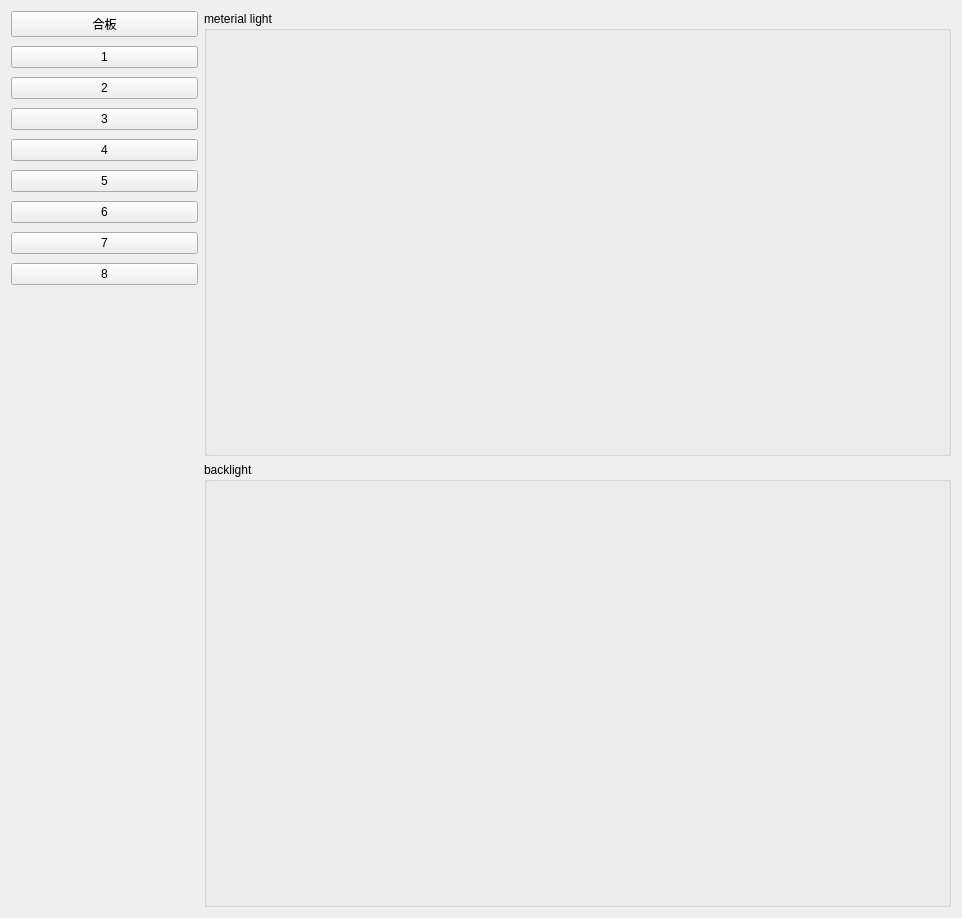
<?xml version="1.0" encoding="UTF-8"?>
<ui version="4.0">
 <class>DoubleLightSetWidget</class>
 <widget class="QWidget" name="DoubleLightSetWidget">
  <property name="geometry">
   <rect>
    <x>0</x>
    <y>0</y>
    <width>962</width>
    <height>918</height>
   </rect>
  </property>
  <property name="windowTitle">
   <string>Form</string>
  </property>
  <layout class="QHBoxLayout" name="horizontalLayout" stretch="2,8">
   <item>
    <layout class="QVBoxLayout" name="verticalLayout_2">
     <property name="spacing">
      <number>9</number>
     </property>
     <item>
      <widget class="QPushButton" name="pushButton_allInOne">
       <property name="text">
        <string>合板</string>
       </property>
      </widget>
     </item>
     <item>
      <widget class="QPushButton" name="pushButton_0">
       <property name="text">
        <string notr="true">1</string>
       </property>
      </widget>
     </item>
     <item>
      <widget class="QPushButton" name="pushButton_1">
       <property name="text">
        <string notr="true">2</string>
       </property>
      </widget>
     </item>
     <item>
      <widget class="QPushButton" name="pushButton_2">
       <property name="text">
        <string notr="true">3</string>
       </property>
      </widget>
     </item>
     <item>
      <widget class="QPushButton" name="pushButton_3">
       <property name="text">
        <string notr="true">4</string>
       </property>
      </widget>
     </item>
     <item>
      <widget class="QPushButton" name="pushButton_4">
       <property name="text">
        <string notr="true">5</string>
       </property>
      </widget>
     </item>
     <item>
      <widget class="QPushButton" name="pushButton_5">
       <property name="text">
        <string notr="true">6</string>
       </property>
      </widget>
     </item>
     <item>
      <widget class="QPushButton" name="pushButton_6">
       <property name="text">
        <string notr="true">7</string>
       </property>
      </widget>
     </item>
     <item>
      <widget class="QPushButton" name="pushButton_7">
       <property name="text">
        <string notr="true">8</string>
       </property>
      </widget>
     </item>
     <item>
      <spacer name="verticalSpacer_2">
       <property name="orientation">
        <enum>Qt::Vertical</enum>
       </property>
       <property name="sizeHint" stdset="0">
        <size>
         <width>20</width>
         <height>40</height>
        </size>
       </property>
      </spacer>
     </item>
    </layout>
   </item>
   <item>
    <layout class="QVBoxLayout" name="verticalLayout">
     <item>
      <widget class="QGroupBox" name="groupBox_2">
       <property name="sizePolicy">
        <sizepolicy hsizetype="Preferred" vsizetype="Expanding">
         <horstretch>0</horstretch>
         <verstretch>0</verstretch>
        </sizepolicy>
       </property>
       <property name="title">
        <string notr="true">meterial light</string>
       </property>
       <layout class="QVBoxLayout" name="verticalLayout_3">
        <item>
         <widget class="MylightControl" name="widget_1_1" native="true"/>
        </item>
        <item>
         <widget class="MylightControl" name="widget_1_2" native="true"/>
        </item>
        <item>
         <widget class="MylightControl" name="widget_1_3" native="true"/>
        </item>
        <item>
         <widget class="MylightControl" name="widget_1_4" native="true"/>
        </item>
        <item>
         <widget class="MylightControl" name="widget_1_5" native="true"/>
        </item>
        <item>
         <widget class="MylightControl" name="widget_1_6" native="true"/>
        </item>
        <item>
         <widget class="MylightControl" name="widget_1_7" native="true"/>
        </item>
        <item>
         <widget class="MylightControl" name="widget_1_8" native="true"/>
        </item>
        <item>
         <widget class="MylightControl" name="widget_1_9" native="true"/>
        </item>
        <item>
         <widget class="MylightControl" name="widget_1_10" native="true"/>
        </item>
       </layout>
      </widget>
     </item>
     <item>
      <widget class="QGroupBox" name="groupBox_4">
       <property name="sizePolicy">
        <sizepolicy hsizetype="Preferred" vsizetype="Expanding">
         <horstretch>0</horstretch>
         <verstretch>0</verstretch>
        </sizepolicy>
       </property>
       <property name="title">
        <string notr="true">backlight</string>
       </property>
       <layout class="QVBoxLayout" name="verticalLayout_4">
        <item>
         <widget class="MylightControl" name="widget_1_11" native="true"/>
        </item>
        <item>
         <widget class="MylightControl" name="widget_1_12" native="true"/>
        </item>
        <item>
         <widget class="MylightControl" name="widget_1_13" native="true"/>
        </item>
        <item>
         <widget class="MylightControl" name="widget_1_14" native="true"/>
        </item>
        <item>
         <widget class="MylightControl" name="widget_1_15" native="true"/>
        </item>
        <item>
         <widget class="MylightControl" name="widget_1_16" native="true"/>
        </item>
        <item>
         <widget class="MylightControl" name="widget_1_17" native="true"/>
        </item>
        <item>
         <widget class="MylightControl" name="widget_1_18" native="true"/>
        </item>
        <item>
         <widget class="MylightControl" name="widget_1_19" native="true"/>
        </item>
        <item>
         <widget class="MylightControl" name="widget_1_20" native="true"/>
        </item>
       </layout>
      </widget>
     </item>
    </layout>
   </item>
  </layout>
 </widget>
 <customwidgets>
  <customwidget>
   <class>MylightControl</class>
   <extends>QWidget</extends>
   <header>mysortwidget/mylightcontrol.h</header>
   <container>1</container>
  </customwidget>
 </customwidgets>
 <resources/>
 <connections/>
</ui>
